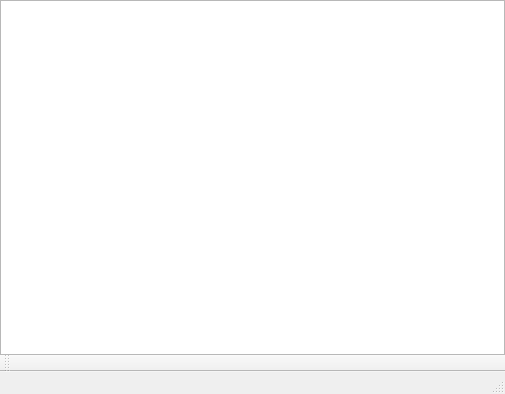
<?xml version="1.0" encoding="UTF-8"?>
<ui version="4.0">
 <class>MainWindow</class>
 <widget class="QMainWindow" name="MainWindow">
  <property name="geometry">
   <rect>
    <x>0</x>
    <y>0</y>
    <width>505</width>
    <height>394</height>
   </rect>
  </property>
  <property name="windowTitle">
   <string>MainWindow</string>
  </property>
  <widget class="QWidget" name="centralWidget">
   <layout class="QHBoxLayout" name="horizontalLayout">
    <property name="margin">
     <number>0</number>
    </property>
    <item>
     <widget class="QGraphicsView" name="view"/>
    </item>
   </layout>
  </widget>
  <widget class="QMenuBar" name="menuBar">
   <property name="geometry">
    <rect>
     <x>0</x>
     <y>0</y>
     <width>505</width>
     <height>21</height>
    </rect>
   </property>
  </widget>
  <widget class="QToolBar" name="mainToolBar">
   <attribute name="toolBarArea">
    <enum>BottomToolBarArea</enum>
   </attribute>
   <attribute name="toolBarBreak">
    <bool>false</bool>
   </attribute>
  </widget>
  <widget class="QStatusBar" name="statusBar"/>
 </widget>
 <layoutdefault spacing="6" margin="11"/>
 <resources/>
 <connections/>
</ui>
